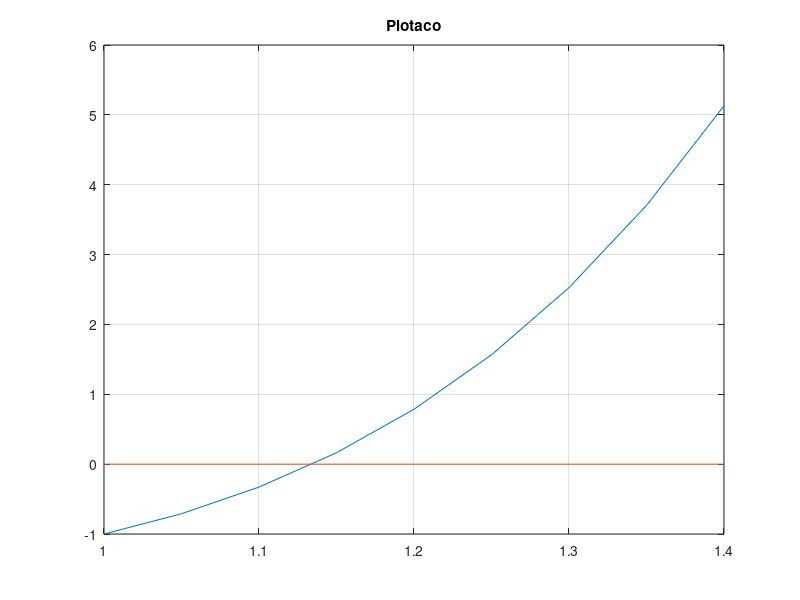

Write MATLAB code to recreate this figure. (Note: this script raises an error after producing the figure.)
%% Lab 4 | Exercici 2
% Iterative fixed-point methods

%% Apartat a)

% Defining an equation
t = 1 : 0.05 : 1.4; % 0 : 0.05 : 2
f = @(x)    x.^6 - x - 1;

alpha = fzero(f, 1)

plot(t, f(t), t, zeros(size(t))), grid, title('Plotaco')


%% Apartat c)

g1  = @(x)    x.^6 - 1;
dg1 = @(x)    6*x.^5;

x0 = 1;
tol = 0.0005;
N = 10;

if abs(dg1(x0)) < 1
    [raiz, iters] = newton_fixpoint(f, g1, x0, tol, N);
    tolf = f(iters);
else
    disp('Divergent method')
end    

% % % % % % % % % % % % % % % 
% g2 = (@)x sqrt(x.^6 - 1;  %
% % % % % % % % % % % % % % % 

g2  = @(x)    (x + 1).^(1/6);
dg2 = @(x) 1./(x + 1).^(5/6)/6;

x0 = 1;
tol = 0.0005;
N = 10;

if abs(dg2(x0)) < 1
    [raiz, iters] = newton_fixpoint(f, g2, x0, tol, N);
    tolf = f(iters);
else
    disp('Divergent method')
end    



% CONVERGENCY

y = ones(size(t));

plot(t, f(t), t, dg1(t), t, dg2(t), alpha, 0, 'rs', alpha, dg1(alpha), 'rs', alpha, dg2(alpha), 'rs', t, y, 'c', t, -y, 'c'), grid, title('Ex 4');
legend('Equation', 'Method 1', 'Method 2', 'Location', 'BEST' );
